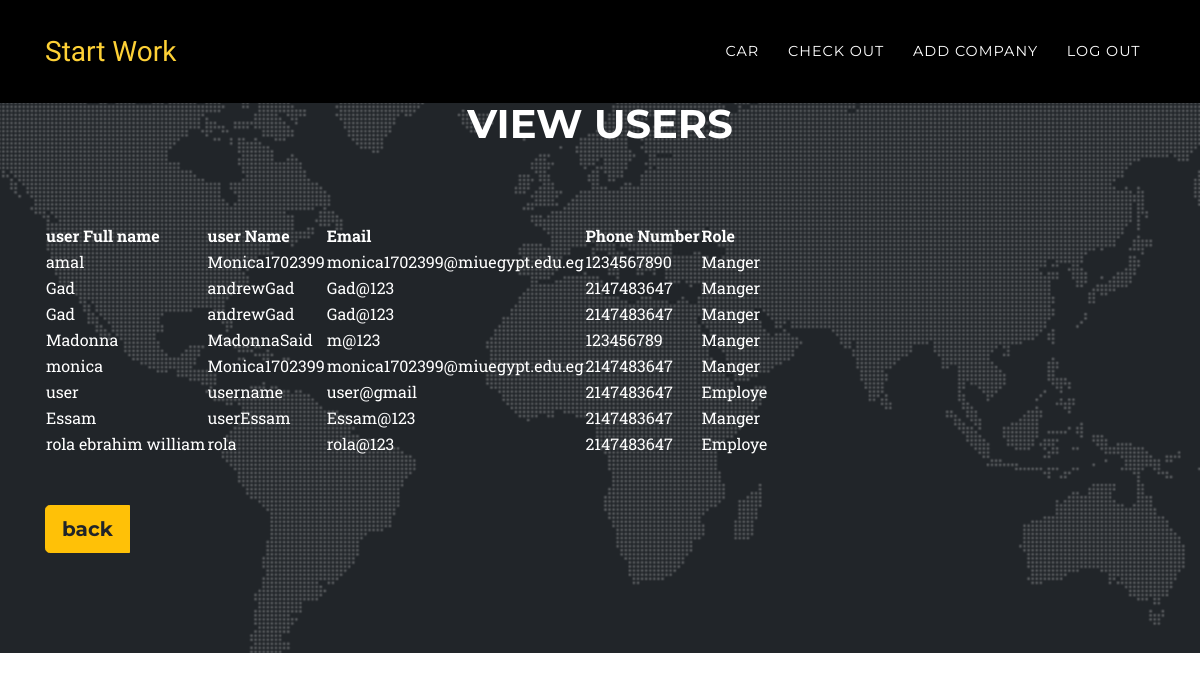
The app's page /registerForm.php?action=show, older data.
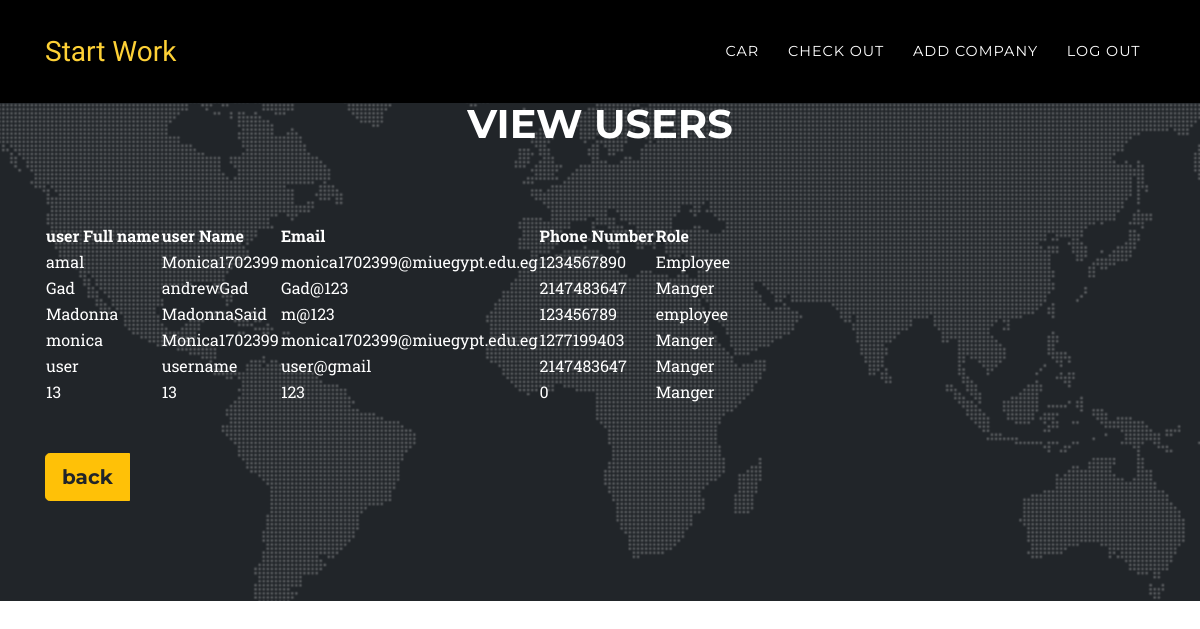
The same page, newer data.
### tables this page shows
CREATE TABLE `user` (
  `ID` int(255) NOT NULL,
  `FullName` varchar(255) NOT NULL,
  `username` varchar(255) NOT NULL,
  `email` varchar(255) NOT NULL,
  `password` varchar(255) NOT NULL,
  `Age` int(11) NOT NULL,
  `phoneNumber` int(255) NOT NULL,
  `Role` varchar(255) NOT NULL
);

### app/view/View.php (called while the page is built, shortened)
<?php
abstract class  View
{
    public function __construct($controller, $model) {
        $this->model = $model;
    }
}
?>

### app/db/database.php (called while the page is built, shortened)
<?php
class Database {
    private static $Instance;
    private $LocalHost = "localhost";
    private $Name = "root";
    private $Password = "";
    private $DBname = "autosparecar";
    public $Connection;
    public function __construct() {
        $this->Connection = new mysqli($this->LocalHost, $this->Name, $this->Password, $this->DBname);
    }
    public static function GetInstance() {
        if(!isset(self::$Instance)) {
            self::$Instance = new self();
        }
            return self::$Instance;
    }
    public function GetConnection() {
       return $this->Connection;
    }
}
?>

### app/model/Users.php (called while the page is built, shortened)
<?php
require_once(__ROOT__ . "model/User.php");
require_once(__ROOT__ ."db/database.php");
class Users extends Model
{
	private $Users;
	function fillArray()
	{
		$this->Users = array();
		$result = $this->readUsers();
		while ($row = $result->fetch_assoc())
		{
			array_push($this->Users, new User($row["ID"],$row["FullName"],$row["username"],$row["email"],$row["password"],$row["Age"],$row["phoneNumber"],$row["Role"]));
		}
	}
function getUsers() {
		$this->fillArray();
		return $this->Users;
	}
	function readUsers()
	{
		$sql = "SELECT * FROM user";
        $d1= Database::GetInstance();
        $result = mysqli_query($d1->GetConnection(), $sql);
		if ($result->num_rows >-1){
			return $result;
		}
		else {
			return false;
		}
	}
}
?>

### app/model/User.php (called while the page is built, shortened)
<?php
require_once(__ROOT__ ."db/database.php");
class User extends Model
{
    private $FullName;
    private $username;
    private $email;
    private $phoneNumber;
    private $Role;
 function __construct($ID,$FullName="",$username="",$email="",$password="",$Age="",$phoneNumber="",$Role="")
  {
    $d1= Database::GetInstance();
    if(""===$FullName)
    {
      $this->readUser($ID);
    }
    else
    {
      $this->FullName = $FullName;
      $this->username=$username;
      $this->email=$email;
      $this->phoneNumber = $phoneNumber;
      $this->Role=$Role;
    }
  }
  function getFullName()
  {
  	return $this->FullName;
  }
  function getusername()
  {
  	return $this->username;
  }
  function getemail()
  {
  	return  $this->email;
  }
  function getPhoneNumber()
  {
    return $this->phoneNumber;
  }
  function getRole()
  {
    return $this->Role;
  }
}
?>

### app/view/ViewUser.php (the view, shortened to what this page needs)
<?php
require_once(__ROOT__ . "view/View.php");
class ViewUser extends View
{
	function show()
	{
$str='<!DOCTYPE html>
<html lang="en">
<head>
  <meta charset="utf-8">
  <meta name="viewport" content="width=device-width, initial-scale=1, shrink-to-fit=no">
  <meta name="description" content="">
  <meta name="author" content="">
  <title>Auto spare parts</title>
  <link href="vendor/bootstrap/css/bootstrap.min.css" rel="stylesheet">
  <link href="vendor/fontawesome-free/css/all.min.css" rel="stylesheet" type="text/css">
  <link href="https://fonts.googleapis.com/css?family=Montserrat:400,700" rel="stylesheet" type="text/css">
  <link href="https://fonts.googleapis.com/css?family=Kaushan+Script" rel="stylesheet" type="text/css">
  <link href="https://fonts.googleapis.com/css?family=Droid+Serif:400,700,400italic,700italic" rel="stylesheet" type="text/css">
  <link href="https://fonts.googleapis.com/css?family=Roboto+Slab:400,100,300,700" rel="stylesheet" type="text/css">
  <link href="css/agency.min.css" rel="stylesheet">
</head>
<body id="page-top">
<section class="page-section" id="contact">
    <div class="container">
      <div class="row">
        <div class="col-lg-12 text-center">
          <h2 class="section-heading text-uppercase"> View Users</h2>
          <h3 class="section-subheading text-muted"> </h3>
        </div>
      </div>
      <div class="row">
        <div class="col-lg-12">';
    $str.="<table class='section-heading' id='items'>";
    $str.="<tr>
    	<th>user Full name</th>
    	<th>user Name</th>
          <th>Email</th>
          <th>Phone Number</th>
          <th>Role</th>
          </tr>";
      $str.="<tr>";
      foreach($this->model->getUsers() as $User){
        $str.="<td>".$User->getFullName()." </td> ";
        $str.="<td>".$User->getusername()."</td> ";
        $str.="<td>".$User->getEmail()."</td> ";
       	$str.="<td>".$User->getPhoneNumber()."</td> ";
        $str.="<td>".$User->getRole() ."</td> ";
        $str.="</tr>";
    }
      $str.="</table>
      <br>
      <br>";
      $str.="<div class='portfolio-caption'>
           <div class='btn-group btn-group-lg'>
           <button type='submit' class='btn btn-warning' name='Show' id='Show' onclick=\"location.href='index.php'\">back</button>
           <br>
           </div>
           </div>";
      return $str;
	}
}
?>

Row changes from the older to the newer data that the page shows:
removed user: FullName "Gad", username "andrewGad", email "Gad@123", phoneNumber "2147483647", Role "Manger"
removed user: FullName "Essam", username "userEssam", email "Essam@123", phoneNumber "2147483647", Role "Manger"
removed user: FullName "rola ebrahim william", username "rola", email "rola@123", phoneNumber "2147483647", Role "Employe"
changed user "amal": Role "Manger" → "Employee"
changed user "Madonna": Role "Manger" → "employee"
changed user "monica": phoneNumber "2147483647" → "1277199403"
changed user "user": Role "Employe" → "Manger"
added user: FullName "13", username "13", email "123", phoneNumber "0", Role "Manger"
